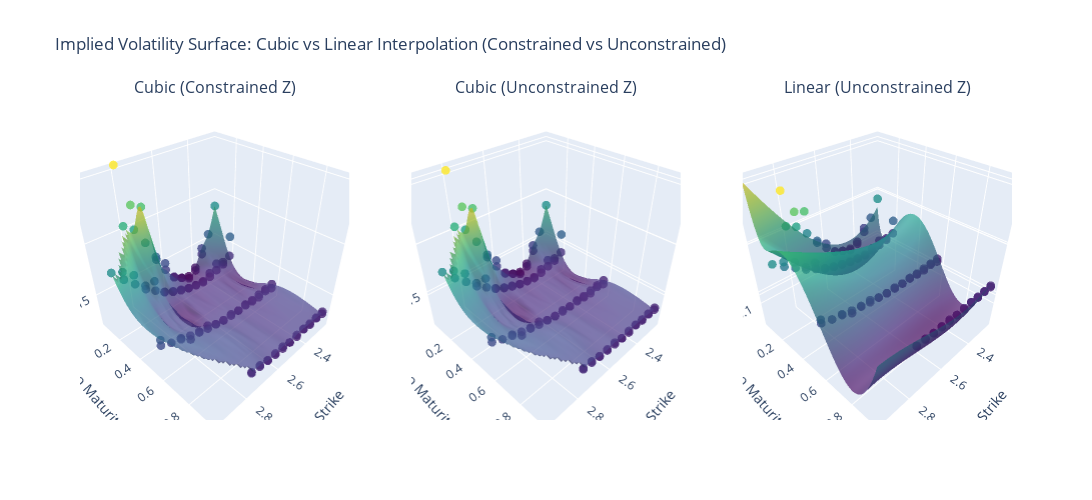

Notebook cell for this chart:
### Code cell
intrep,reg = get_interp(calls)
plot_two_interp(intrep,reg,calls)
